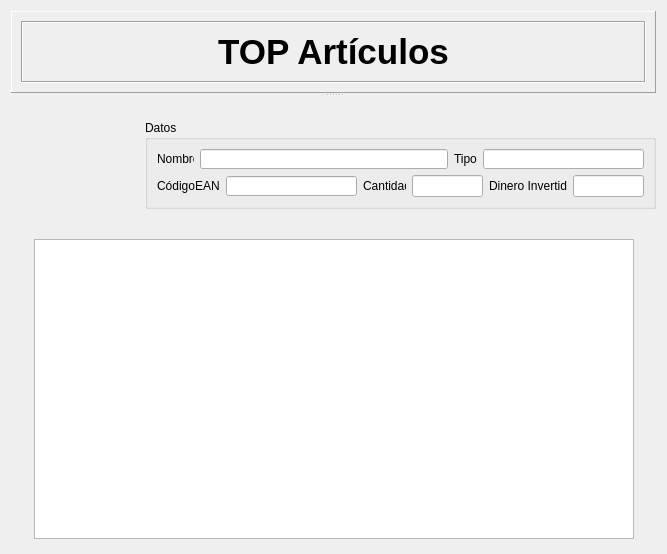
<?xml version="1.0" encoding="UTF-8"?>
<ui version="4.0">
 <class>WidgetArticuloMasComprado</class>
 <widget class="QWidget" name="WidgetArticuloMasComprado">
  <property name="geometry">
   <rect>
    <x>0</x>
    <y>0</y>
    <width>667</width>
    <height>554</height>
   </rect>
  </property>
  <property name="windowTitle">
   <string>Form</string>
  </property>
  <layout class="QGridLayout" name="gridLayout_3">
   <item row="0" column="0">
    <widget class="QSplitter" name="splitter">
     <property name="orientation">
      <enum>Qt::Vertical</enum>
     </property>
     <widget class="QFrame" name="frame">
      <property name="sizePolicy">
       <sizepolicy hsizetype="Expanding" vsizetype="Fixed">
        <horstretch>0</horstretch>
        <verstretch>0</verstretch>
       </sizepolicy>
      </property>
      <property name="minimumSize">
       <size>
        <width>0</width>
        <height>82</height>
       </size>
      </property>
      <property name="maximumSize">
       <size>
        <width>16777215</width>
        <height>82</height>
       </size>
      </property>
      <property name="frameShape">
       <enum>QFrame::Panel</enum>
      </property>
      <property name="frameShadow">
       <enum>QFrame::Raised</enum>
      </property>
      <layout class="QVBoxLayout" name="verticalLayout_3">
       <item>
        <widget class="QFrame" name="frame_2">
         <property name="frameShape">
          <enum>QFrame::Box</enum>
         </property>
         <property name="frameShadow">
          <enum>QFrame::Sunken</enum>
         </property>
         <layout class="QGridLayout" name="gridLayout_2">
          <item row="0" column="0">
           <widget class="QLabel" name="label">
            <property name="text">
             <string>&lt;!DOCTYPE HTML PUBLIC &quot;-//W3C//DTD HTML 4.0//EN&quot; &quot;http://www.w3.org/TR/REC-html40/strict.dtd&quot;&gt;
&lt;html&gt;&lt;head&gt;&lt;meta name=&quot;qrichtext&quot; content=&quot;1&quot; /&gt;&lt;style type=&quot;text/css&quot;&gt;
p, li { white-space: pre-wrap; }
&lt;/style&gt;&lt;/head&gt;&lt;body style=&quot; font-family:'MS Shell Dlg 2'; font-size:8.25pt; font-weight:400; font-style:normal;&quot;&gt;
&lt;p align=&quot;center&quot; style=&quot; margin-top:0px; margin-bottom:0px; margin-left:0px; margin-right:0px; -qt-block-indent:0; text-indent:0px;&quot;&gt;&lt;span style=&quot; font-size:26pt; font-weight:600;&quot;&gt;TOP Artículos&lt;/span&gt;&lt;/p&gt;&lt;/body&gt;&lt;/html&gt;</string>
            </property>
           </widget>
          </item>
         </layout>
        </widget>
       </item>
      </layout>
     </widget>
     <widget class="QWidget" name="layoutWidget">
      <layout class="QVBoxLayout" name="verticalLayout">
       <item>
        <layout class="QHBoxLayout" name="horizontalLayout_8">
         <item>
          <widget class="QLabel" name="label_2">
           <property name="sizePolicy">
            <sizepolicy hsizetype="Fixed" vsizetype="Fixed">
             <horstretch>0</horstretch>
             <verstretch>0</verstretch>
            </sizepolicy>
           </property>
           <property name="minimumSize">
            <size>
             <width>128</width>
             <height>128</height>
            </size>
           </property>
           <property name="maximumSize">
            <size>
             <width>128</width>
             <height>128</height>
            </size>
           </property>
           <property name="text">
            <string/>
           </property>
           <property name="pixmap">
            <pixmap resource="fuentes.qrc">:/imagenes/favorites.png</pixmap>
           </property>
           <property name="scaledContents">
            <bool>true</bool>
           </property>
          </widget>
         </item>
         <item>
          <widget class="QGroupBox" name="groupBox">
           <property name="sizePolicy">
            <sizepolicy hsizetype="Fixed" vsizetype="Fixed">
             <horstretch>0</horstretch>
             <verstretch>0</verstretch>
            </sizepolicy>
           </property>
           <property name="minimumSize">
            <size>
             <width>511</width>
             <height>89</height>
            </size>
           </property>
           <property name="maximumSize">
            <size>
             <width>511</width>
             <height>89</height>
            </size>
           </property>
           <property name="title">
            <string>Datos</string>
           </property>
           <layout class="QGridLayout" name="gridLayout">
            <item row="0" column="0">
             <layout class="QVBoxLayout" name="verticalLayout_2">
              <item>
               <layout class="QHBoxLayout" name="horizontalLayout_3">
                <item>
                 <layout class="QHBoxLayout" name="horizontalLayout">
                  <item>
                   <widget class="QLabel" name="label_3">
                    <property name="sizePolicy">
                     <sizepolicy hsizetype="Fixed" vsizetype="Fixed">
                      <horstretch>0</horstretch>
                      <verstretch>0</verstretch>
                     </sizepolicy>
                    </property>
                    <property name="minimumSize">
                     <size>
                      <width>37</width>
                      <height>13</height>
                     </size>
                    </property>
                    <property name="maximumSize">
                     <size>
                      <width>37</width>
                      <height>13</height>
                     </size>
                    </property>
                    <property name="text">
                     <string>Nombre</string>
                    </property>
                   </widget>
                  </item>
                  <item>
                   <widget class="QLineEdit" name="leNombre">
                    <property name="sizePolicy">
                     <sizepolicy hsizetype="Expanding" vsizetype="Fixed">
                      <horstretch>0</horstretch>
                      <verstretch>0</verstretch>
                     </sizepolicy>
                    </property>
                    <property name="minimumSize">
                     <size>
                      <width>0</width>
                      <height>20</height>
                     </size>
                    </property>
                    <property name="maximumSize">
                     <size>
                      <width>16777215</width>
                      <height>20</height>
                     </size>
                    </property>
                    <property name="maxLength">
                     <number>200</number>
                    </property>
                   </widget>
                  </item>
                 </layout>
                </item>
                <item>
                 <layout class="QHBoxLayout" name="horizontalLayout_2">
                  <item>
                   <widget class="QLabel" name="label_5">
                    <property name="sizePolicy">
                     <sizepolicy hsizetype="Fixed" vsizetype="Fixed">
                      <horstretch>0</horstretch>
                      <verstretch>0</verstretch>
                     </sizepolicy>
                    </property>
                    <property name="minimumSize">
                     <size>
                      <width>20</width>
                      <height>16</height>
                     </size>
                    </property>
                    <property name="maximumSize">
                     <size>
                      <width>26</width>
                      <height>16</height>
                     </size>
                    </property>
                    <property name="text">
                     <string>Tipo</string>
                    </property>
                   </widget>
                  </item>
                  <item>
                   <widget class="QLineEdit" name="leTipo">
                    <property name="sizePolicy">
                     <sizepolicy hsizetype="Fixed" vsizetype="Fixed">
                      <horstretch>0</horstretch>
                      <verstretch>0</verstretch>
                     </sizepolicy>
                    </property>
                    <property name="minimumSize">
                     <size>
                      <width>161</width>
                      <height>20</height>
                     </size>
                    </property>
                    <property name="maximumSize">
                     <size>
                      <width>161</width>
                      <height>20</height>
                     </size>
                    </property>
                    <property name="maxLength">
                     <number>50</number>
                    </property>
                   </widget>
                  </item>
                 </layout>
                </item>
               </layout>
              </item>
              <item>
               <layout class="QHBoxLayout" name="horizontalLayout_7">
                <item>
                 <layout class="QHBoxLayout" name="horizontalLayout_4">
                  <item>
                   <widget class="QLabel" name="label_4">
                    <property name="text">
                     <string>CódigoEAN</string>
                    </property>
                   </widget>
                  </item>
                  <item>
                   <widget class="QLineEdit" name="leCodEAN">
                    <property name="sizePolicy">
                     <sizepolicy hsizetype="Fixed" vsizetype="Fixed">
                      <horstretch>0</horstretch>
                      <verstretch>0</verstretch>
                     </sizepolicy>
                    </property>
                    <property name="minimumSize">
                     <size>
                      <width>131</width>
                      <height>20</height>
                     </size>
                    </property>
                    <property name="maximumSize">
                     <size>
                      <width>131</width>
                      <height>20</height>
                     </size>
                    </property>
                    <property name="maxLength">
                     <number>20</number>
                    </property>
                   </widget>
                  </item>
                 </layout>
                </item>
                <item>
                 <layout class="QHBoxLayout" name="horizontalLayout_5">
                  <item>
                   <widget class="QLabel" name="label_6">
                    <property name="sizePolicy">
                     <sizepolicy hsizetype="Fixed" vsizetype="Fixed">
                      <horstretch>0</horstretch>
                      <verstretch>0</verstretch>
                     </sizepolicy>
                    </property>
                    <property name="minimumSize">
                     <size>
                      <width>43</width>
                      <height>16</height>
                     </size>
                    </property>
                    <property name="maximumSize">
                     <size>
                      <width>43</width>
                      <height>16</height>
                     </size>
                    </property>
                    <property name="text">
                     <string>Cantidad</string>
                    </property>
                   </widget>
                  </item>
                  <item>
                   <widget class="QLineEdit" name="leCantidad">
                    <property name="maxLength">
                     <number>10</number>
                    </property>
                   </widget>
                  </item>
                 </layout>
                </item>
                <item>
                 <layout class="QHBoxLayout" name="horizontalLayout_6">
                  <item>
                   <widget class="QLabel" name="label_7">
                    <property name="sizePolicy">
                     <sizepolicy hsizetype="Fixed" vsizetype="Fixed">
                      <horstretch>0</horstretch>
                      <verstretch>0</verstretch>
                     </sizepolicy>
                    </property>
                    <property name="minimumSize">
                     <size>
                      <width>78</width>
                      <height>13</height>
                     </size>
                    </property>
                    <property name="maximumSize">
                     <size>
                      <width>78</width>
                      <height>13</height>
                     </size>
                    </property>
                    <property name="text">
                     <string>Dinero Invertido</string>
                    </property>
                   </widget>
                  </item>
                  <item>
                   <widget class="QLineEdit" name="leDinero">
                    <property name="text">
                     <string/>
                    </property>
                    <property name="maxLength">
                     <number>30</number>
                    </property>
                   </widget>
                  </item>
                 </layout>
                </item>
               </layout>
              </item>
             </layout>
            </item>
           </layout>
          </widget>
         </item>
        </layout>
       </item>
       <item>
        <layout class="QHBoxLayout" name="horizontalLayout_11">
         <item>
          <spacer name="horizontalSpacer_3">
           <property name="orientation">
            <enum>Qt::Horizontal</enum>
           </property>
           <property name="sizeHint" stdset="0">
            <size>
             <width>18</width>
             <height>20</height>
            </size>
           </property>
          </spacer>
         </item>
         <item>
          <widget class="QTableView" name="tableView">
           <property name="sizePolicy">
            <sizepolicy hsizetype="Fixed" vsizetype="Fixed">
             <horstretch>0</horstretch>
             <verstretch>0</verstretch>
            </sizepolicy>
           </property>
           <property name="minimumSize">
            <size>
             <width>600</width>
             <height>300</height>
            </size>
           </property>
           <property name="maximumSize">
            <size>
             <width>600</width>
             <height>300</height>
            </size>
           </property>
           <property name="font">
            <font>
             <weight>75</weight>
             <bold>true</bold>
            </font>
           </property>
           <property name="alternatingRowColors">
            <bool>true</bool>
           </property>
           <property name="selectionMode">
            <enum>QAbstractItemView::NoSelection</enum>
           </property>
           <property name="selectionBehavior">
            <enum>QAbstractItemView::SelectRows</enum>
           </property>
           <property name="textElideMode">
            <enum>Qt::ElideMiddle</enum>
           </property>
           <property name="cornerButtonEnabled">
            <bool>false</bool>
           </property>
           <attribute name="horizontalHeaderShowSortIndicator" stdset="0">
            <bool>true</bool>
           </attribute>
           <attribute name="horizontalHeaderStretchLastSection">
            <bool>true</bool>
           </attribute>
           <attribute name="verticalHeaderVisible">
            <bool>false</bool>
           </attribute>
          </widget>
         </item>
         <item>
          <spacer name="horizontalSpacer_4">
           <property name="orientation">
            <enum>Qt::Horizontal</enum>
           </property>
           <property name="sizeHint" stdset="0">
            <size>
             <width>18</width>
             <height>20</height>
            </size>
           </property>
          </spacer>
         </item>
        </layout>
       </item>
      </layout>
     </widget>
    </widget>
   </item>
  </layout>
 </widget>
 <tabstops>
  <tabstop>leNombre</tabstop>
  <tabstop>leTipo</tabstop>
  <tabstop>leCodEAN</tabstop>
  <tabstop>leCantidad</tabstop>
  <tabstop>leDinero</tabstop>
  <tabstop>tableView</tabstop>
 </tabstops>
 <resources>
  <include location="fuentes.qrc"/>
 </resources>
 <connections/>
</ui>
